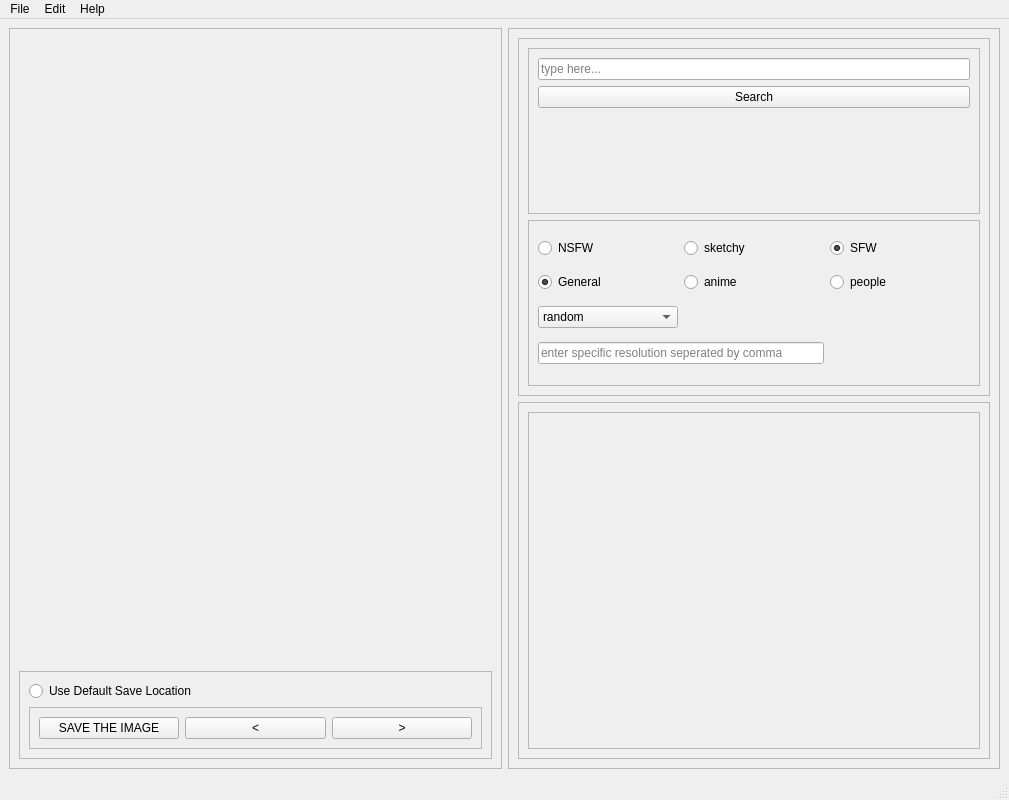
<?xml version="1.0" encoding="UTF-8"?>
<ui version="4.0">
 <class>MainWindow</class>
 <widget class="QMainWindow" name="MainWindow">
  <property name="geometry">
   <rect>
    <x>0</x>
    <y>0</y>
    <width>1009</width>
    <height>800</height>
   </rect>
  </property>
  <property name="minimumSize">
   <size>
    <width>1000</width>
    <height>800</height>
   </size>
  </property>
  <property name="windowTitle">
   <string>WallStall</string>
  </property>
  <widget class="QWidget" name="centralwidget">
   <layout class="QHBoxLayout" name="horizontalLayout">
    <item>
     <widget class="QFrame" name="frame_2">
      <property name="sizePolicy">
       <sizepolicy hsizetype="Ignored" vsizetype="MinimumExpanding">
        <horstretch>0</horstretch>
        <verstretch>0</verstretch>
       </sizepolicy>
      </property>
      <property name="frameShape">
       <enum>QFrame::StyledPanel</enum>
      </property>
      <property name="frameShadow">
       <enum>QFrame::Raised</enum>
      </property>
      <layout class="QVBoxLayout" name="verticalLayout">
       <item>
        <widget class="QLabel" name="Image">
         <property name="sizePolicy">
          <sizepolicy hsizetype="Ignored" vsizetype="Expanding">
           <horstretch>0</horstretch>
           <verstretch>0</verstretch>
          </sizepolicy>
         </property>
         <property name="text">
          <string/>
         </property>
        </widget>
       </item>
       <item>
        <widget class="QFrame" name="frame_5">
         <property name="frameShape">
          <enum>QFrame::StyledPanel</enum>
         </property>
         <property name="frameShadow">
          <enum>QFrame::Raised</enum>
         </property>
         <layout class="QVBoxLayout" name="verticalLayout_3">
          <item>
           <widget class="QRadioButton" name="defaultSaveLocationRadioBtn">
            <property name="sizePolicy">
             <sizepolicy hsizetype="Minimum" vsizetype="Fixed">
              <horstretch>0</horstretch>
              <verstretch>0</verstretch>
             </sizepolicy>
            </property>
            <property name="text">
             <string>Use Default Save Location</string>
            </property>
           </widget>
          </item>
          <item>
           <widget class="QFrame" name="frame_3">
            <property name="frameShape">
             <enum>QFrame::StyledPanel</enum>
            </property>
            <property name="frameShadow">
             <enum>QFrame::Raised</enum>
            </property>
            <layout class="QHBoxLayout" name="horizontalLayout_2">
             <item>
              <widget class="QPushButton" name="saveTheImageBtn">
               <property name="text">
                <string>SAVE THE IMAGE</string>
               </property>
              </widget>
             </item>
             <item>
              <widget class="QPushButton" name="leftButton">
               <property name="text">
                <string>&lt;</string>
               </property>
              </widget>
             </item>
             <item>
              <widget class="QPushButton" name="rightButton">
               <property name="text">
                <string>&gt;</string>
               </property>
              </widget>
             </item>
            </layout>
           </widget>
          </item>
         </layout>
        </widget>
       </item>
      </layout>
     </widget>
    </item>
    <item>
     <widget class="QFrame" name="frame">
      <property name="frameShape">
       <enum>QFrame::StyledPanel</enum>
      </property>
      <property name="frameShadow">
       <enum>QFrame::Raised</enum>
      </property>
      <layout class="QVBoxLayout" name="verticalLayout_4">
       <item>
        <widget class="QFrame" name="frame_6">
         <property name="frameShape">
          <enum>QFrame::StyledPanel</enum>
         </property>
         <property name="frameShadow">
          <enum>QFrame::Raised</enum>
         </property>
         <layout class="QVBoxLayout" name="verticalLayout_6">
          <item>
           <widget class="QFrame" name="frame_8">
            <property name="sizePolicy">
             <sizepolicy hsizetype="Ignored" vsizetype="Ignored">
              <horstretch>0</horstretch>
              <verstretch>0</verstretch>
             </sizepolicy>
            </property>
            <property name="frameShape">
             <enum>QFrame::StyledPanel</enum>
            </property>
            <property name="frameShadow">
             <enum>QFrame::Raised</enum>
            </property>
            <layout class="QVBoxLayout" name="verticalLayout_2">
             <item>
              <widget class="QLineEdit" name="searchBar">
               <property name="sizePolicy">
                <sizepolicy hsizetype="Preferred" vsizetype="Fixed">
                 <horstretch>0</horstretch>
                 <verstretch>0</verstretch>
                </sizepolicy>
               </property>
               <property name="placeholderText">
                <string>type here...</string>
               </property>
              </widget>
             </item>
             <item alignment="Qt::AlignTop">
              <widget class="QPushButton" name="searchBarBtn">
               <property name="text">
                <string>Search</string>
               </property>
              </widget>
             </item>
            </layout>
           </widget>
          </item>
          <item>
           <widget class="QFrame" name="frame_9">
            <property name="frameShape">
             <enum>QFrame::StyledPanel</enum>
            </property>
            <property name="frameShadow">
             <enum>QFrame::Raised</enum>
            </property>
            <layout class="QGridLayout" name="gridLayout">
             <item row="3" column="0" colspan="2">
              <widget class="QLineEdit" name="resolution">
               <property name="sizePolicy">
                <sizepolicy hsizetype="Preferred" vsizetype="Fixed">
                 <horstretch>0</horstretch>
                 <verstretch>0</verstretch>
                </sizepolicy>
               </property>
               <property name="placeholderText">
                <string>enter specific resolution seperated by comma</string>
               </property>
              </widget>
             </item>
             <item row="0" column="0">
              <widget class="QRadioButton" name="NSFW">
               <property name="text">
                <string>NSFW</string>
               </property>
               <property name="autoExclusive">
                <bool>false</bool>
               </property>
              </widget>
             </item>
             <item row="0" column="2">
              <widget class="QRadioButton" name="sfw">
               <property name="text">
                <string>SFW</string>
               </property>
               <property name="checked">
                <bool>true</bool>
               </property>
               <property name="autoExclusive">
                <bool>false</bool>
               </property>
              </widget>
             </item>
             <item row="1" column="2">
              <widget class="QRadioButton" name="people">
               <property name="text">
                <string>people</string>
               </property>
               <property name="autoExclusive">
                <bool>false</bool>
               </property>
              </widget>
             </item>
             <item row="1" column="1">
              <widget class="QRadioButton" name="anime">
               <property name="text">
                <string>anime</string>
               </property>
               <property name="autoExclusive">
                <bool>false</bool>
               </property>
              </widget>
             </item>
             <item row="2" column="0">
              <widget class="QComboBox" name="comboBox">
               <item>
                <property name="text">
                 <string>random</string>
                </property>
               </item>
               <item>
                <property name="text">
                 <string>toplist</string>
                </property>
               </item>
               <item>
                <property name="text">
                 <string>views</string>
                </property>
               </item>
               <item>
                <property name="text">
                 <string>relevance</string>
                </property>
               </item>
               <item>
                <property name="text">
                 <string>date_added</string>
                </property>
               </item>
               <item>
                <property name="text">
                 <string>favorites</string>
                </property>
               </item>
              </widget>
             </item>
             <item row="0" column="1">
              <widget class="QRadioButton" name="sketchy">
               <property name="text">
                <string>sketchy</string>
               </property>
               <property name="autoExclusive">
                <bool>false</bool>
               </property>
              </widget>
             </item>
             <item row="1" column="0">
              <widget class="QRadioButton" name="general">
               <property name="text">
                <string>General</string>
               </property>
               <property name="checked">
                <bool>true</bool>
               </property>
               <property name="autoExclusive">
                <bool>false</bool>
               </property>
              </widget>
             </item>
            </layout>
           </widget>
          </item>
         </layout>
        </widget>
       </item>
       <item>
        <widget class="QFrame" name="frame_7">
         <property name="frameShape">
          <enum>QFrame::StyledPanel</enum>
         </property>
         <property name="frameShadow">
          <enum>QFrame::Raised</enum>
         </property>
         <layout class="QVBoxLayout" name="verticalLayout_7">
          <item>
           <widget class="QFrame" name="frame_4">
            <property name="frameShape">
             <enum>QFrame::StyledPanel</enum>
            </property>
            <property name="frameShadow">
             <enum>QFrame::Raised</enum>
            </property>
            <layout class="QVBoxLayout" name="verticalLayout_5">
             <item>
              <widget class="QLabel" name="TextArea">
               <property name="sizePolicy">
                <sizepolicy hsizetype="Ignored" vsizetype="Ignored">
                 <horstretch>0</horstretch>
                 <verstretch>0</verstretch>
                </sizepolicy>
               </property>
               <property name="font">
                <font>
                 <pointsize>20</pointsize>
                </font>
               </property>
               <property name="text">
                <string/>
               </property>
               <property name="scaledContents">
                <bool>true</bool>
               </property>
               <property name="wordWrap">
                <bool>true</bool>
               </property>
               <property name="openExternalLinks">
                <bool>true</bool>
               </property>
               <property name="textInteractionFlags">
                <set>Qt::LinksAccessibleByMouse|Qt::TextSelectableByMouse</set>
               </property>
              </widget>
             </item>
            </layout>
           </widget>
          </item>
         </layout>
        </widget>
       </item>
      </layout>
     </widget>
    </item>
   </layout>
  </widget>
  <widget class="QMenuBar" name="menubar">
   <property name="geometry">
    <rect>
     <x>0</x>
     <y>0</y>
     <width>1009</width>
     <height>18</height>
    </rect>
   </property>
   <widget class="QMenu" name="menuFile">
    <property name="title">
     <string>File</string>
    </property>
   </widget>
   <widget class="QMenu" name="menuEdit">
    <property name="title">
     <string>Edit</string>
    </property>
    <addaction name="Preferences"/>
   </widget>
   <widget class="QMenu" name="menuAbout">
    <property name="title">
     <string>Help</string>
    </property>
   </widget>
   <addaction name="menuFile"/>
   <addaction name="menuEdit"/>
   <addaction name="menuAbout"/>
  </widget>
  <widget class="QStatusBar" name="statusbar"/>
  <action name="Preferences">
   <property name="text">
    <string>Preferences</string>
   </property>
  </action>
 </widget>
 <resources/>
 <connections/>
</ui>
